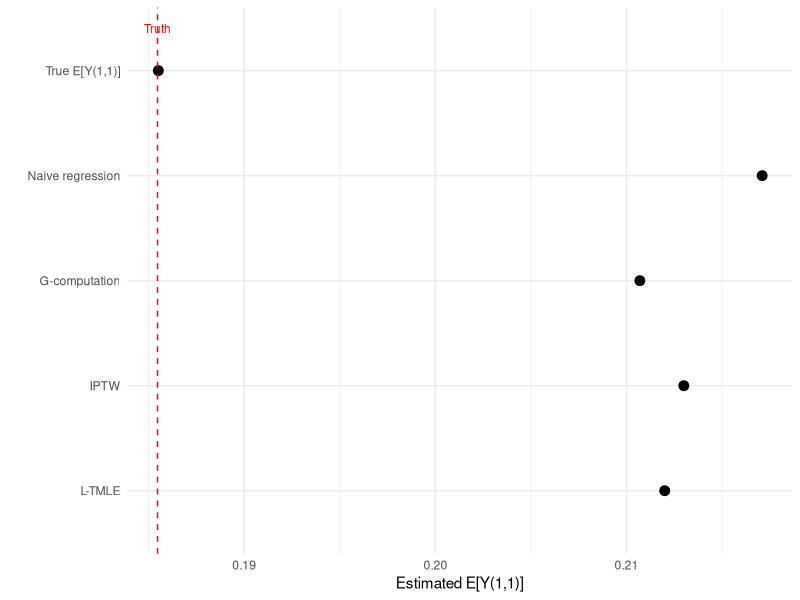

Source code (R):
## ---- chunk 1
#| include: false
library(tidyverse)
knitr::opts_chunk$set(
  collapse = TRUE,
  comment = "#>",
  fig.width = 7,
  fig.height = 4,
  fig.align = "center"
)
logit <- function(p) log(p / (1 - p))
## ---- chunk 2
set.seed(2026)
n <- 2000

W_age    <- rnorm(n, mean = 40, sd = 10)
W_male   <- rbinom(n, 1, 0.6)
W_cd4_bl <- pmax(50, rnorm(n, mean = 350, sd = 120))
W_vl_bl  <- rnorm(n, mean = 4.2, sd = 0.7)
W <- 0.01 * (W_age - 40) - 0.001 * (W_cd4_bl - 350) + 0.3 * W_vl_bl - 0.1 * W_male

g1_true <- plogis(0.5 + 0.8 * W)
A1 <- rbinom(n, 1, g1_true)
L1 <- rnorm(n, mean = 0.5 * W + 0.7 * A1, sd = 1)
g2_true <- plogis(-0.3 + 0.6 * L1 + 0.4 * A1)
A2 <- rbinom(n, 1, g2_true)
Y <- rbinom(n, 1, plogis(-0.5 - 0.5 * A1 - 0.6 * A2 - 0.3 * L1 + 0.4 * W))

dat <- tibble(W, A1, L1, A2, Y)
## ---- chunk 3
# Oracle truth (separate seed, large MC sample)
set.seed(9999)
n_mc <- 100000
W_mc <- rep(W, length.out = n_mc)
L1_cf11 <- rnorm(n_mc, mean = 0.5 * W_mc + 0.7, sd = 1)
Y_cf11  <- plogis(-0.5 - 0.5 - 0.6 - 0.3 * L1_cf11 + 0.4 * W_mc)
true_EY_11 <- mean(Y_cf11)
cat("True E[Y(1,1)]:", round(true_EY_11, 4), "\n")
## ---- chunk 4
# Time 1: P(A1 = 1 | W)
g1_mod <- glm(A1 ~ W, family = binomial, data = dat)
g1_hat <- pmax(0.01, pmin(0.99, predict(g1_mod, type = "response")))

# Time 2: P(A2 = 1 | A1, L1, W)
g2_mod <- glm(A2 ~ L1 + A1 + W, family = binomial, data = dat)
g2_hat <- pmax(0.01, pmin(0.99, predict(g2_mod, type = "response")))

# Evaluate g2 under the intervention value A1=1
g2_under_a1 <- pmax(0.01, pmin(0.99,
  predict(g2_mod, newdata = dat %>% mutate(A1 = 1), type = "response")))

# Cumulative probability of following "always adhere"
g_cumulative <- g1_hat * g2_under_a1
cat("Cumulative g range:", round(range(g_cumulative), 3), "\n")
## ---- chunk 5
Q2_mod <- glm(Y ~ A2 + L1 + A1 + W + A1:A2, family = binomial, data = dat)
Q2_A2is1 <- predict(Q2_mod, newdata = dat %>% mutate(A2 = 1), type = "response")
cat("Q2(A2=1) range:", round(range(Q2_A2is1), 4), "\n")
## ---- chunk 6
Q1_mod <- glm(Q2_A2is1 ~ A1 + W, family = quasibinomial, data = dat)
Q1_A1is1 <- predict(Q1_mod, newdata = dat %>% mutate(A1 = 1), type = "response")
cat("G-computation estimate E[Y(1,1)]:", round(mean(Q1_A1is1), 4), "\n")
cat("True E[Y(1,1)]:                  ", round(true_EY_11, 4), "\n")
## ---- chunk 7
H2 <- (dat$A1 == 1 & dat$A2 == 1) / (g1_hat * g2_under_a1)
QA_init_t2 <- predict(Q2_mod, type = "response")

# Fluctuation model
fluc2 <- glm(dat$Y ~ -1 + offset(logit(QA_init_t2)) + H2, family = binomial)
eps2 <- coef(fluc2)

# Update Q2 predictions under A2=1
Q2_star <- plogis(logit(Q2_A2is1) + eps2 / (g1_hat * g2_under_a1))
cat("Epsilon at time 2:", round(eps2, 5), "\n")
## ---- chunk 8
Q1_mod_updated <- glm(Q2_star ~ A1 + W, family = quasibinomial, data = dat)
Q1_updated <- predict(Q1_mod_updated, type = "response")
Q1_under_a1 <- predict(Q1_mod_updated, newdata = dat %>% mutate(A1 = 1), type = "response")

H1 <- (dat$A1 == 1) / g1_hat

fluc1 <- glm(Q2_star ~ -1 + offset(logit(Q1_updated)) + H1, family = quasibinomial)
eps1 <- coef(fluc1)

Q1_star <- plogis(logit(Q1_under_a1) + eps1 / g1_hat)
cat("Epsilon at time 1:", round(eps1, 5), "\n")
## ---- chunk 9
ltmle_est_11 <- mean(Q1_star)
cat("L-TMLE estimate E[Y(1,1)]:", round(ltmle_est_11, 4), "\n")
cat("True E[Y(1,1)]:           ", round(true_EY_11, 4), "\n")
## ---- chunk 10
naive_mod <- glm(Y ~ A1 + A2 + L1 + W, family = binomial, data = dat)
naive_pred_11 <- mean(predict(naive_mod, newdata = dat %>% mutate(A1 = 1, A2 = 1), type = "response"))

iptw_w <- ifelse(dat$A1 == 1 & dat$A2 == 1, 1 / (g1_hat * g2_hat), 0)
iptw_est <- sum(iptw_w * dat$Y) / sum(iptw_w)

comparison <- tibble(
  Method = c("True E[Y(1,1)]", "Naive regression", "G-computation", "IPTW", "L-TMLE"),
  Estimate = round(c(true_EY_11, naive_pred_11, mean(Q1_A1is1), iptw_est, ltmle_est_11), 4)
)
comparison |> as.data.frame()
## ---- chunk 11
#| label: fig-estimator-comparison
#| fig-cap: "Comparison of estimators for the counterfactual failure rate under sustained high adherence."
#| code-fold: true
ggplot(comparison, aes(x = Estimate, y = factor(Method, levels = rev(Method)))) +
  geom_point(size = 3) +
  geom_vline(xintercept = true_EY_11, linetype = "dashed", color = "red") +
  annotate("text", x = true_EY_11, y = 5.4, label = "Truth", color = "red", size = 3) +
  labs(x = "Estimated E[Y(1,1)]", y = "") +
  theme_minimal()
